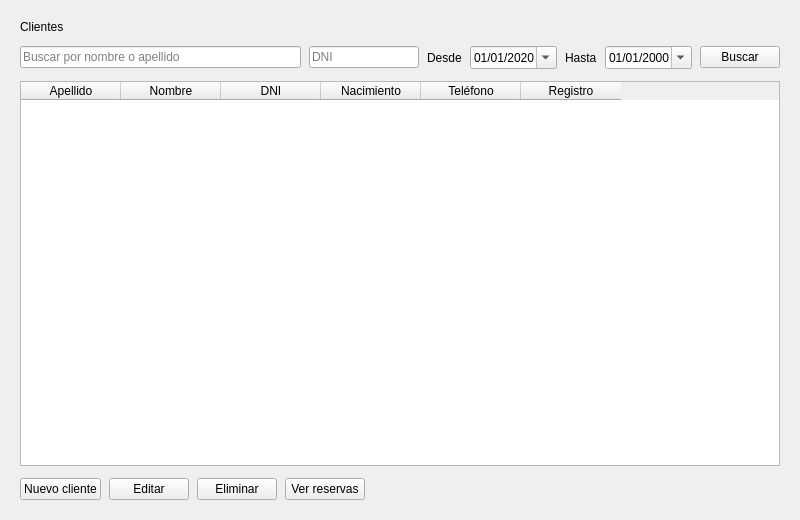
<?xml version="1.0" encoding="UTF-8"?>
<ui version="4.0">
 <class>VentanaClientes</class>
 <widget class="QWidget" name="VentanaClientes">
  <property name="geometry">
   <rect>
    <x>0</x>
    <y>0</y>
    <width>800</width>
    <height>520</height>
   </rect>
  </property>
  <property name="windowTitle">
   <string>Clientes</string>
  </property>
   <layout class="QVBoxLayout" name="layout_principal">
    <property name="spacing">
     <number>12</number>
    </property>
    <property name="leftMargin">
     <number>20</number>
    </property>
    <property name="topMargin">
     <number>20</number>
    </property>
    <property name="rightMargin">
     <number>20</number>
    </property>
    <property name="bottomMargin">
     <number>20</number>
    </property>
    <item>
     <widget class="QLabel" name="label_titulo">
      <property name="text">
       <string>Clientes</string>
      </property>
     </widget>
    </item>
    <item>
     <layout class="QHBoxLayout" name="layout_filtro">
      <property name="spacing">
       <number>8</number>
      </property>
      <item>
       <widget class="QLineEdit" name="lineEdit_filtroNombre">
        <property name="minimumSize">
         <size>
          <width>190</width>
          <height>0</height>
         </size>
        </property>
        <property name="placeholderText">
         <string>Buscar por nombre o apellido</string>
        </property>
       </widget>
      </item>
      <item>
       <widget class="QLineEdit" name="lineEdit_filtroDni">
        <property name="maximumSize">
         <size>
          <width>110</width>
          <height>16777215</height>
         </size>
        </property>
        <property name="placeholderText">
         <string>DNI</string>
        </property>
       </widget>
      </item>
      <item>
       <widget class="QLabel" name="label_desde">
        <property name="text">
         <string>Desde</string>
        </property>
       </widget>
      </item>
      <item>
       <widget class="QDateEdit" name="dateEdit_desde">
        <property name="calendarPopup">
         <bool>true</bool>
        </property>
        <property name="displayFormat">
         <string>dd/MM/yyyy</string>
        </property>
        <property name="date">
         <date>
          <year>2020</year>
          <month>1</month>
          <day>1</day>
         </date>
        </property>
       </widget>
      </item>
      <item>
       <widget class="QLabel" name="label_hasta">
        <property name="text">
         <string>Hasta</string>
        </property>
       </widget>
      </item>
      <item>
       <widget class="QDateEdit" name="dateEdit_hasta">
        <property name="calendarPopup">
         <bool>true</bool>
        </property>
        <property name="displayFormat">
         <string>dd/MM/yyyy</string>
        </property>
       </widget>
      </item>
      <item>
       <widget class="QPushButton" name="pushButton_buscar">
        <property name="text">
         <string>Buscar</string>
        </property>
       </widget>
      </item>
     </layout>
    </item>
    <item>
     <widget class="QTableWidget" name="tableWidget_clientes">
      <property name="alternatingRowColors">
       <bool>true</bool>
      </property>
      <property name="selectionMode">
       <enum>QAbstractItemView::SingleSelection</enum>
      </property>
      <property name="selectionBehavior">
       <enum>QAbstractItemView::SelectRows</enum>
      </property>
      <property name="editTriggers">
       <set>QAbstractItemView::NoEditTriggers</set>
      </property>
      <column>
       <property name="text">
        <string>Apellido</string>
       </property>
      </column>
      <column>
       <property name="text">
        <string>Nombre</string>
       </property>
      </column>
      <column>
       <property name="text">
        <string>DNI</string>
       </property>
      </column>
      <column>
       <property name="text">
        <string>Nacimiento</string>
       </property>
      </column>
      <column>
       <property name="text">
        <string>Teléfono</string>
       </property>
      </column>
      <column>
       <property name="text">
        <string>Registro</string>
       </property>
      </column>
     </widget>
    </item>
    <item>
     <layout class="QHBoxLayout" name="layout_botones">
      <property name="spacing">
       <number>8</number>
      </property>
      <item>
       <widget class="QPushButton" name="pushButton_nuevo">
        <property name="text">
         <string>Nuevo cliente</string>
        </property>
       </widget>
      </item>
      <item>
       <widget class="QPushButton" name="pushButton_editar">
        <property name="text">
         <string>Editar</string>
        </property>
       </widget>
      </item>
      <item>
       <widget class="QPushButton" name="pushButton_eliminar">
        <property name="text">
         <string>Eliminar</string>
        </property>
       </widget>
      </item>
      <item>
       <widget class="QPushButton" name="pushButton_reservas">
        <property name="text">
         <string>Ver reservas</string>
        </property>
       </widget>
      </item>
      <item>
       <spacer name="espaciador_botones">
        <property name="orientation">
         <enum>Qt::Horizontal</enum>
        </property>
        <property name="sizeHint" stdset="0">
         <size>
          <width>40</width>
          <height>20</height>
         </size>
        </property>
       </spacer>
      </item>
     </layout>
    </item>
   </layout>
 </widget>
 <resources/>
 <connections/>
</ui>
